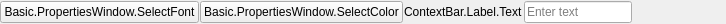
<?xml version="1.0" encoding="UTF-8"?>
<ui version="4.0">
 <class>TextSourceToolbar</class>
 <widget class="QWidget" name="TextSourceToolbar">
  <property name="geometry">
   <rect>
    <x>0</x>
    <y>0</y>
    <width>726</width>
    <height>24</height>
   </rect>
  </property>
  <property name="windowTitle">
   <string notr="true">Form</string>
  </property>
  <layout class="QHBoxLayout" name="horizontalLayout">
   <property name="spacing">
    <number>1</number>
   </property>
   <property name="leftMargin">
    <number>0</number>
   </property>
   <property name="topMargin">
    <number>0</number>
   </property>
   <property name="rightMargin">
    <number>0</number>
   </property>
   <property name="bottomMargin">
    <number>0</number>
   </property>
   <item>
    <widget class="QPushButton" name="selectFont">
     <property name="text">
      <string>Basic.PropertiesWindow.SelectFont</string>
     </property>
    </widget>
   </item>
   <item>
    <widget class="QPushButton" name="selectColor">
     <property name="text">
      <string>Basic.PropertiesWindow.SelectColor</string>
     </property>
    </widget>
   </item>
   <item>
    <widget class="QLabel" name="label">
     <property name="text">
      <string>ContextBar.Label.Text</string>
     </property>
     <property name="class" stdset="0">
      <string>context-padding</string>
     </property>
    </widget>
   </item>
   <item>
    <widget class="QLineEdit" name="text">
     <property name="sizePolicy">
      <sizepolicy hsizetype="MinimumExpanding" vsizetype="Fixed">
       <horstretch>0</horstretch>
       <verstretch>0</verstretch>
      </sizepolicy>
     </property>
     <property name="placeholderText">
      <string>Enter text</string>
     </property>
    </widget>
   </item>
   <item>
    <spacer name="horizontalSpacer">
     <property name="orientation">
      <enum>Qt::Orientation::Horizontal</enum>
     </property>
     <property name="sizeHint" stdset="0">
      <size>
       <width>10</width>
       <height>0</height>
      </size>
     </property>
    </spacer>
   </item>
  </layout>
 </widget>
 <resources/>
 <connections/>
</ui>
